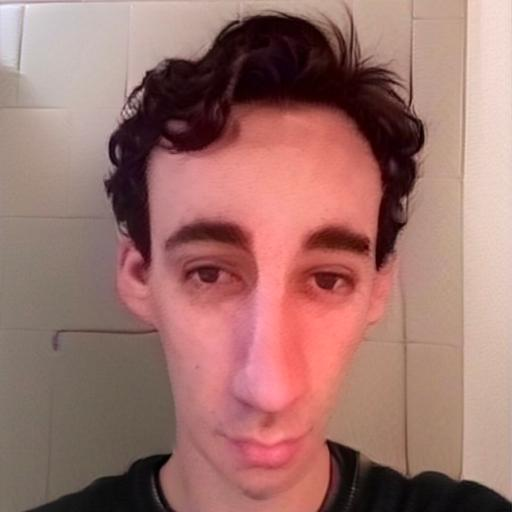
#> input picture patterns/longeli.jpg, 512 x 512 px, found by its file name
$ python conformal.py
#> lines starting #> are read from the running program, lines starting #| are printed output that depends on the picture
### old/complex_plot.py
import numpy as np
import matplotlib.pyplot as plt
import matplotlib.cm
from tqdm import tqdm
from mpl_toolkits.axes_grid1 import make_axes_locatable

def complex_region(center, r, quality):
    re, im = np.meshgrid(np.linspace(center.real-r, center.real+r, quality),
                         np.linspace(center.imag+r, center.imag-r, quality)*1j)
    return np.add(re, im)

def complex_plot(region, filename, cmap):
    plt.figure(figsize = (8, 8))
    plt.imshow(region, cmap=cmap)
    plt.axis('off')
    plt.savefig(filename,
                dpi=region.shape[0]/6.15882, # This number works, don't change it
                bbox_inches='tight',
                pad_inches=0)

# [25 lines left out: function complex_plot2, not called in this run]

### old/conformal.py
from complex_plot import *
from PIL import Image
import warnings

# Hide warnings produced by overflow errors
warnings.filterwarnings('ignore')

def conformal(f, image, center, r, quality):
    img = np.asarray(Image.open(image))
    w_mat = np.zeros((quality, quality, 3))

    z = complex_region(center, r, quality)
    w = f(z)
    w = np.clip(w, -10**12, 10**12)

    # get the real and imaginary parts of the resulting complex numbers
    u, v = w.real, w.imag
    # map the real and imaginary parts to the pixel coordinates of the image
    p = ((u - (center.real - r)) / (2*r)) * img.shape[0]
    q = ((v - (center.imag - r)) / (2*r)) * img.shape[1]
    # wrap around the indices that are out of bounds
    p = p % img.shape[0]
    q = q % img.shape[1]
    # create the output image by indexing into the input image

    p = np.nan_to_num(p)
    q = np.nan_to_num(q)

    w_mat = img[p.astype(int), q.astype(int)]

    complex_plot(w_mat, f'renders/conformal map of {f.__name__} ({center}, {r}, {image[9:-4]}, {quality}).png', None)

def inverse(z):
    return 1/z

def two_cosh(z):
    return 2*np.cosh(z)

def sinarc(z):
    return np.sin(1/z)

def f(z):
    return 1/np.cos(z)

def square(z):
    return z**2

def identity(z):
    return z

def shear(z):
    return 2*z * np.exp(1j * np.pi / 4)

def multibrot(z):
    for _ in tqdm(range(16)):
        z = z**7 + z
    return z

def spherify(z):
    return z*np.absolute(z)

def whirlpool(z):
    return 3*z*np.exp(1j * np.absolute(z))

def double_pole(z):
    return z**-2

def knot(z):
    return 1/np.sinh(z)

def knot2(z):
    for _ in tqdm(range(3)):
        z = np.sin(1.5*z)
    return z

conformal(inverse, 'patterns/longeli.jpg', 0, 1, 2048)
#> in conformal, img is the input picture: shape (512, 512, 3); mean R, G, B 158.5, 115.1, 109.2
conformal(two_cosh, 'patterns/sirby.jpg', 0, np.pi, 2048)
#> call 2 of conformal, with image = 'patterns/sirby.jpg', center = 0, r = 3.14, quality = 2048
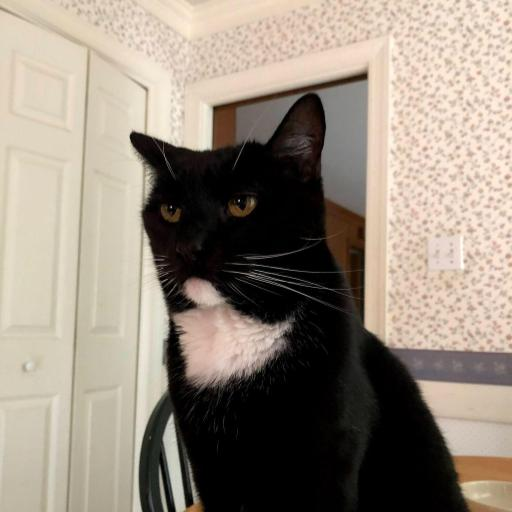
#> input picture patterns/sirby.jpg, 512 x 512 px, found by its file name
#> in conformal, img is the input picture: shape (512, 512, 3); mean R, G, B 148.9, 137.8, 125.1
conformal(inverse, 'patterns/cleo.jpg', 0, 1.1, 2048)
#> call 3 of conformal, with image = 'patterns/cleo.jpg', center = 0, r = 1.1, quality = 2048
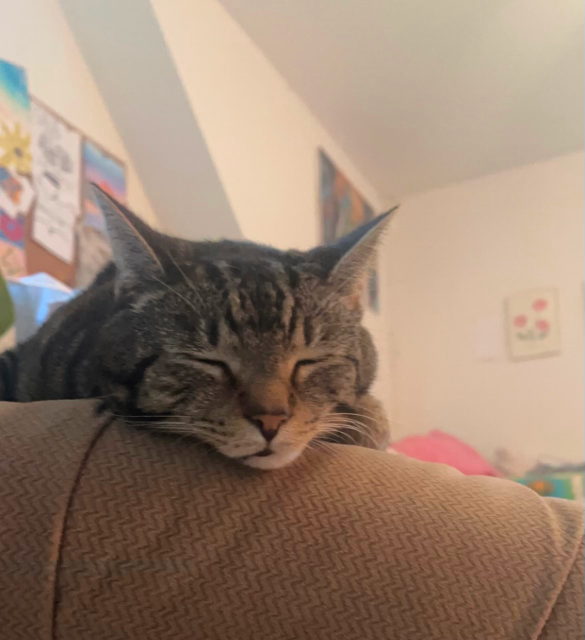
#> input picture patterns/cleo.jpg, 1169 x 1280 px, found by its file name (shown at 1/2 size)
#> in conformal, img is the input picture: shape (1280, 1169, 3); mean R, G, B 153.1, 130, 112.6
#> in conformal (call 3), `w_mat = img[p.astype(int), q.astype(int)]`:
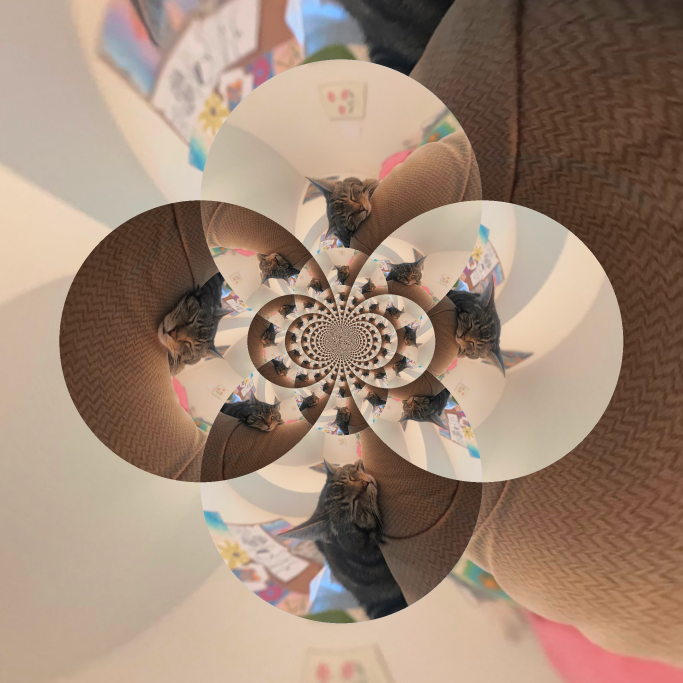
#> w_mat: shape (2048, 2048, 3) (shown at 1/3 size); mean R, G, B 159.1, 135, 117.5
conformal(double_pole, 'patterns/cannon.jpg', 0, 1, 2048)
#> call 4 of conformal, with image = 'patterns/cannon.jpg', center = 0, r = 1, quality = 2048
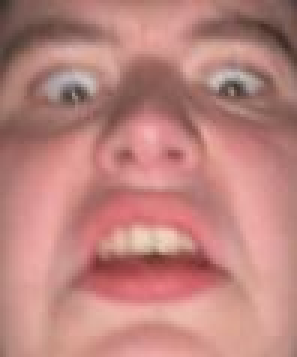
#> input picture patterns/cannon.jpg, 99 x 119 px, found by its file name (shown 3 times larger)
#> in conformal, img is the input picture: shape (119, 99, 3); mean R, G, B 188.5, 131.5, 125.6
#> in conformal (call 4), `w_mat = img[p.astype(int), q.astype(int)]`:
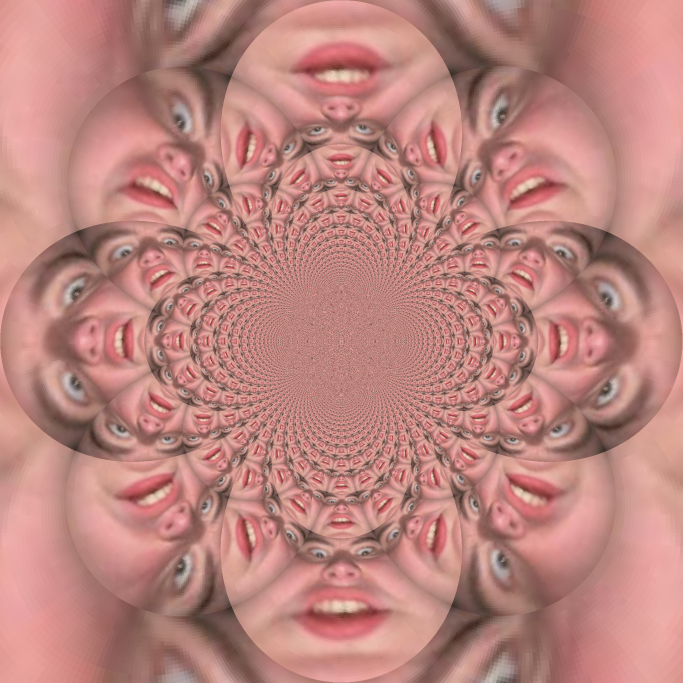
#> w_mat: shape (2048, 2048, 3) (shown at 1/3 size); mean R, G, B 189.2, 133.2, 127.1
conformal(multibrot, 'patterns/flower.jpg', 0, 1.4, 2048)
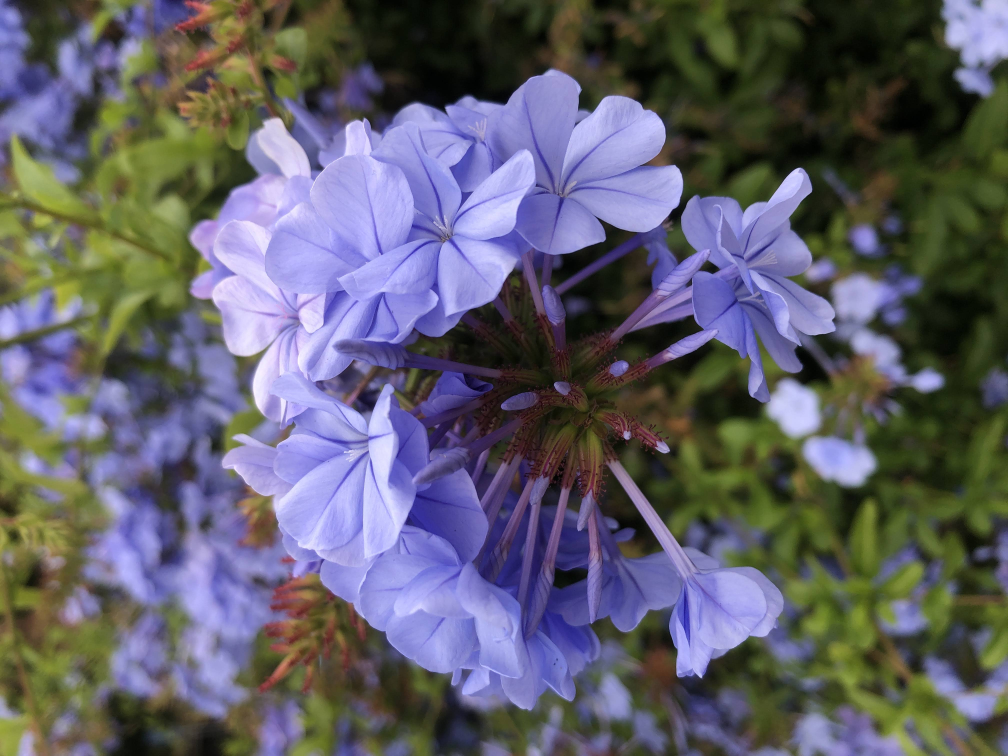
#> input picture patterns/flower.jpg, 4032 x 3024 px, found by its file name (shown at 1/4 size)
#> in conformal, img is the input picture: shape (3024, 4032, 3); mean R, G, B 95.8, 95.2, 106.1
#> in conformal (call 5), `w_mat = img[p.astype(int), q.astype(int)]`:
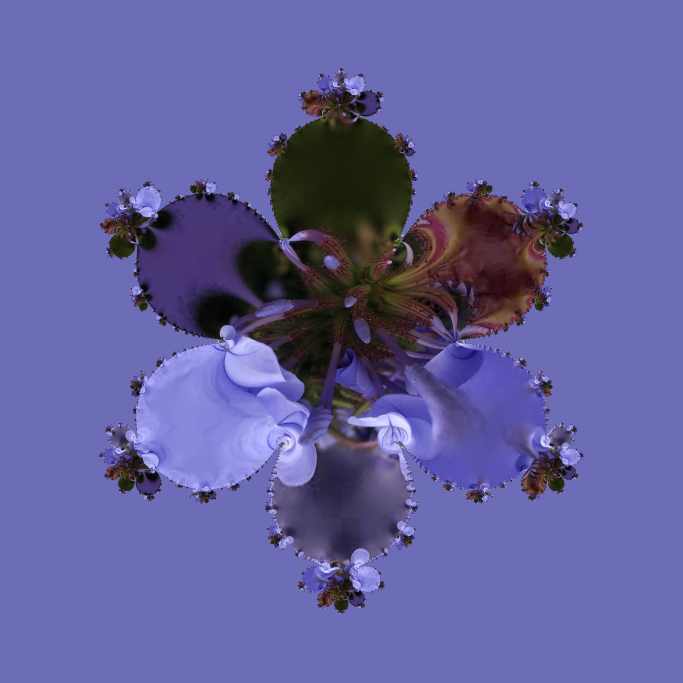
#> w_mat: shape (2048, 2048, 3) (shown at 1/3 size); mean R, G, B 99.6, 96.6, 158.3
#> (the run stopped early here; a loop or call above may not have finished)
